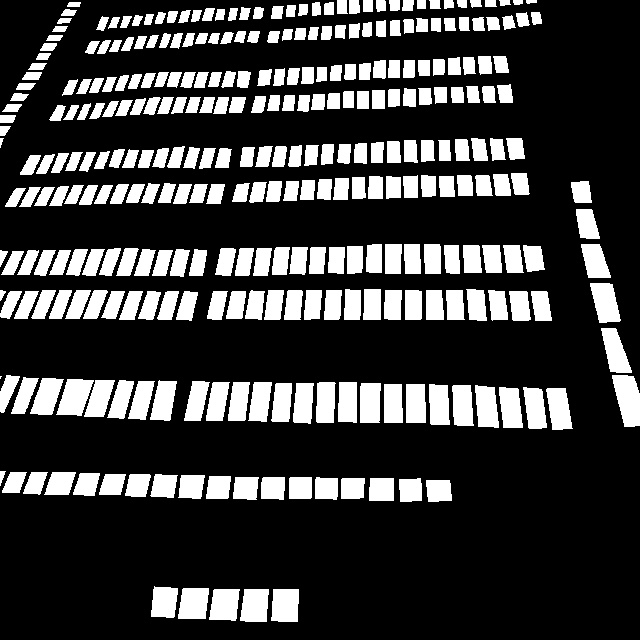
#> input picture mask.jpg, 640 x 640 px
$ python -i classic.py   (imports and definitions only)
#> lines starting #> are read from the running program, lines starting #| are printed output that depends on the picture; after the words box and inside, x2 and y2 are one past the last pixel; in counts of white or black regions, pixels touching at a corner belong together
### saving_results.py
import os
import matplotlib.pyplot as plt
import cv2

class ResultsSaver:
    def __init__(self):
        results_path = "results"
        if not os.path.exists(results_path):
            os.makedirs(results_path)

        existing_runs = [d for d in os.listdir(results_path) if d.startswith("run_") and d[4:].isdigit()]
        next_run_number = 1 + max([int(d[4:]) for d in existing_runs], default=0)

        self.run_dir = os.path.join(results_path, f"run_{next_run_number}")
        os.makedirs(self.run_dir, exist_ok=True)
        self.images_and_titles = []

    def save(self, image, title):
        filepath = os.path.join(self.run_dir, title + ".jpg")

        cv2.imwrite(filepath, image)
        print(f"Zapisano: {filepath}")
        self.images_and_titles.append((image, title))

    # [16 lines left out: function display_images, not called in this run]

### classic.py
import cv2
import numpy as np
from sklearn.linear_model import RANSACRegressor
import matplotlib.pyplot as plt
import os
from saving_results import ResultsSaver


class ImageProcessor:
    def __init__(self, image_path):
#> called with image_path = 'mask.jpg'
        self.image = cv2.imread(image_path)
#> self.image is the input picture: shape (640, 640, 3); min 0, max 255, mean 60
        if self.image is None:
            raise ValueError("Cannot load the image. Check the file path.")
        self.result = self.image.copy()
        self.saver = ResultsSaver()
        self._save("original_image")

    def _save(self, step_name, image=None):
        if image is None:
            image = self.result
        self.saver.save(image, step_name)

    # [166 lines left out: functions convert_to_grayscale, apply_bilateral_filter_bottom, apply_adaptive_thresholding, apply_kmeans_to_bottom, apply_clahe, apply_gaussian_blur and 10 more, not called in this run]

    def mark_free_spaces(self):
        mask1 = cv2.imread("mask.jpg", cv2.IMREAD_GRAYSCALE)
#> mask1: shape (640, 640); min 0, max 255, mean 60
        mask2 = self.result

        _, mask1_binary = cv2.threshold(mask1, 127, 255, cv2.THRESH_BINARY)
#> mask1_binary: shape (640, 640); 23.5% white; 321 white regions (1 under 20 px), largest, box (x1, y1, x2, y2) and area: (612, 375, 640, 427) 1077, (56, 379, 94, 416) 937, (590, 283, 621, 323) 881
        _, mask2_binary = cv2.threshold(mask2, 127, 255, cv2.THRESH_BINARY)

        num_labels, labels, stats, _ = cv2.connectedComponentsWithStats(mask1_binary, connectivity=8)
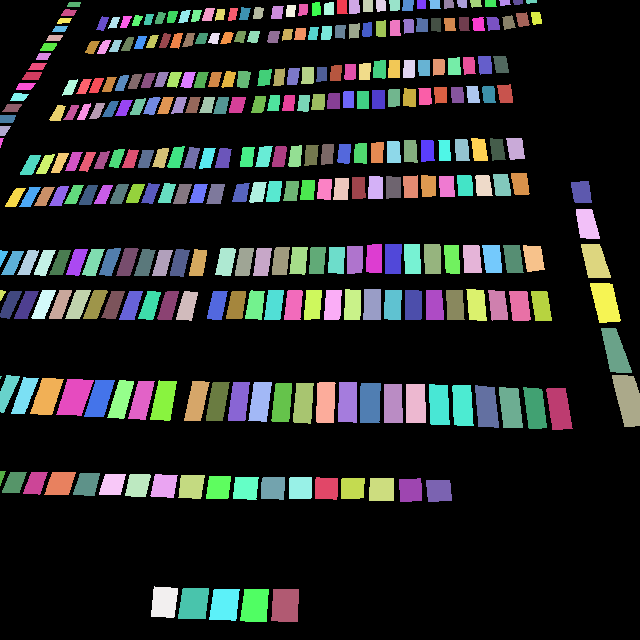
#> labels: shape (640, 640) int32; 322 distinct labels, from 0 to 321; one colour per label, 0 black
#> num_labels = 322; stats = 322 rows, first 6: [0, 0, 640, 640, 313179], [337, 0, 11, 14, 141], [349, 0, 11, 14, 146], [363, 0, 10, 12, 120], [376, 0, 10, 12, 110], [389, 0, 11, 11, 112]

        result_mask = mask1_binary.copy()

        for label in range(1, num_labels):
            component_mask = (labels == label).astype(np.uint8) * 255

            intersection = cv2.bitwise_and(component_mask, mask2_binary)
            if cv2.countNonZero(intersection) > 0:
                result_mask[labels == label] = 0
#> this loop made 1 pass
#> pass 1, in mark_free_spaces, `component_mask = (labels == label).astype(np.uint8) * 255`:
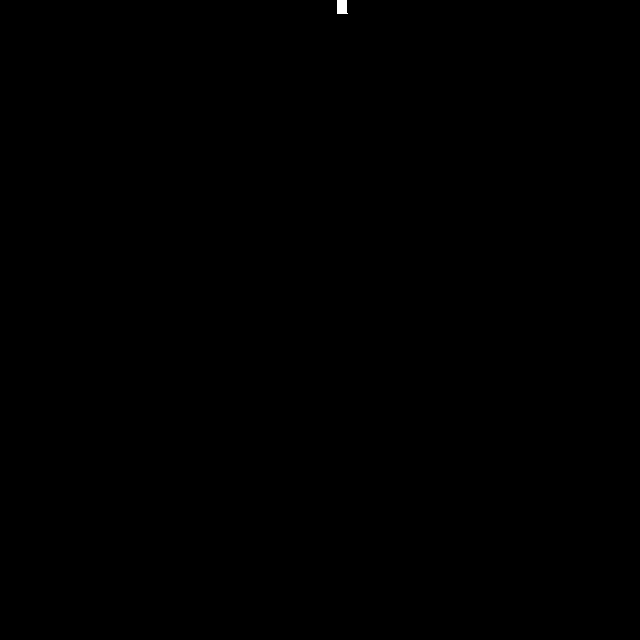
#> component_mask: shape (640, 640); 0.03% white; 1 white region, box (x1, y1, x2, y2) and area: (337, 0, 348, 14) 141

        green_overlay = np.zeros_like(self.image, dtype=np.uint8)
        green_overlay[:] = (0, 255, 0)

        masked_green = cv2.bitwise_and(green_overlay, green_overlay, mask=result_mask)
        alpha = 0.5
        result = cv2.addWeighted(masked_green, alpha, self.image, 1 - alpha, 0)

        self.result = result
        self._save("free_spaces")
        return self

    # [11 lines left out: function draw_histogram, not called in this run]

    def display_results(self):
        self.saver.display_images()
        return self

    # [32 lines left out: functions display_final_result, process_image, get_images_to_process, not called in this run]


# [6 lines not run here, left out]

#> (the run stopped early here; a loop or call above may not have finished)
